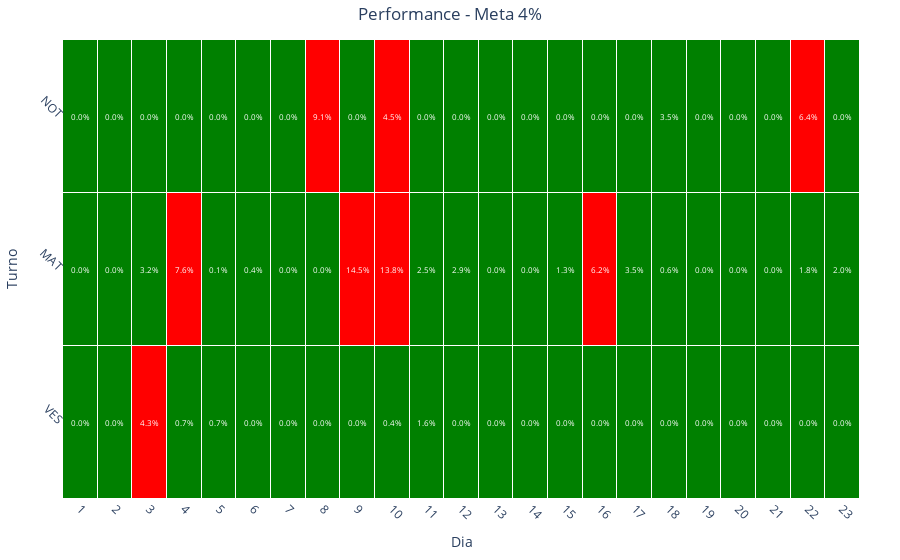

The cell this chart's notebook holds for it:
### Code cell
# cSpell: disable=invalid-name
def graph_heatmap_reparos(dataframe: pd.DataFrame, meta: int):
    # Converter 'data_registro' para datetime e criar uma nova coluna 'data_turno'

    dataframe["data_registro"] = pd.to_datetime(dataframe["data_registro"])

    dataframe["data_turno"] = dataframe["data_registro"].dt.strftime(
        "%Y-%m-%d"
    )

    # Agrupar por 'data_turno' e 'turno' e calcular a média da eficiência

    df_grouped = (
        dataframe.groupby(["data_turno", "turno"])["reparo"]
        .mean()
        .reset_index()
    )

    # Remodelar os dados para o formato de heatmap

    df_pivot = df_grouped.pivot(
        index="turno", columns="data_turno", values="reparo"
    )

    # Reordenar o índice do DataFrame
    df_pivot = df_pivot.reindex(["VES", "MAT", "NOT"])

    # Criar escala de cores personalizada
    colors = [[0, "green"], [0.04, "green"], [0.04, "red"], [1, "red"]]

    # Extrair apenas o dia da data
    df_pivot.columns = pd.to_datetime(df_pivot.columns).day

    # Criar o gráfico de calor
    fig = go.Figure(
        data=go.Heatmap(
            z=df_pivot.values,
            x=df_pivot.columns,
            y=df_pivot.index,
            colorscale=colors,
            zmin=0,
            zmax=1,  # Escala de valores de 0 a 1
            hoverongaps=False,
            hovertemplate="Turno: %{y}<br>Dia: %{x}<br>Valor: %{z:.1%}",
            showscale=False,  # Não mostrar a escala de cores
            xgap=1,  # Espaçamento entre os dias
            ygap=1,  # Espaçamento entre os turnos
        )
    )

    # Adicionar anotações com a média da eficiência
    # pylint: disable=consider-using-enumerate
    for i in range(len(df_pivot.index)):
        for j in range(len(df_pivot.columns)):
            fig.add_annotation(
                x=df_pivot.columns[j],
                y=df_pivot.index[i],
                text=f"{df_pivot.values[i, j]:.1%}",
                showarrow=False,
                font=dict(color="white", size=8),
            )

    # Definir o título do gráfico
    fig.update_layout(
        title=f"Performance - Meta {meta}%",
        xaxis_title="Dia",
        yaxis_title="Turno",
        title_x=0.5,  # Centralizar o título
        xaxis_nticks=31,  # Definir o número de dias
        xaxis=dict(
            tickmode="linear",
            tickvals=list(range(1, 32)),  # Definir os dias
            ticktext=list(range(1, 32)),  # Definir os dias
            tickangle=45,  # Rotacionar os dias
        ),
        yaxis=dict(
            tickmode="linear",
            tickangle=45,
        ),
        plot_bgcolor="white",
        margin=dict(t=40, b=40, l=40, r=40),
    )

    fig.show()


reparos_map = graph_heatmap_reparos(df_reparos, 4)

### Figure 1 — Plotly figure (JSON) as saved in the notebook; plotly's stock layout.template omitted (floating-point values rounded to 4 significant figures)
{"data": [{"colorscale": [[0, "green"], [0.04, "green"], [0.04, "red"], [1, "red"]], "hoverongaps": false, "hovertemplate": "Turno: %{y}<br>Dia: %{x}<br>Valor: %{z:.1%}", "showscale": false, "type": "heatmap", "x": [1, 2, 3, 4, 5, 6, 7, 8, 9, 10, 11, 12, 13, 14, 15, 16, 17, 18, 19, 20, 21, 22, 23], "xgap": 1, "y": ["VES", "MAT", "NOT"], "ygap": 1, "z": [[0, 0, 0.04286, 0.006548, 0.00744, 0, 0, 0, 0, 0.003869, 0.01637, 0, 0, 0, 0, 0, 0, 0, 0, 0, 0, 0, 0], [0, 0, 0.03244, 0.07636, 0.001488, 0.003571, 0, 0, 0.1452, 0.1384, 0.025, 0.02857, 0, 0, 0.01339, 0.06161, 0.03452, 0.00625, 0, 0, 0, 0.01827, 0.02019], [0, 0, 0, 0, 0, 0, 0, 0.09077, 0, 0.04478, 0, 0, 0, 0, 0, 0, 0, 0.03542, 0, 0, 0, 0.0641, 0]], "zmax": 1, "zmin": 0}], "layout": {"annotations": [{"font": {"color": "white", "size": 8}, "showarrow": false, "text": "0.0%", "x": 1, "y": "VES"}, {"font": {"color": "white", "size": 8}, "showarrow": false, "text": "0.0%", "x": 2, "y": "VES"}, {"font": {"color": "white", "size": 8}, "showarrow": false, "text": "4.3%", "x": 3, "y": "VES"}, {"font": {"color": "white", "size": 8}, "showarrow": false, "text": "0.7%", "x": 4, "y": "VES"}, {"font": {"color": "white", "size": 8}, "showarrow": false, "text": "0.7%", "x": 5, "y": "VES"}, {"font": {"color": "white", "size": 8}, "showarrow": false, "text": "0.0%", "x": 6, "y": "VES"}, {"font": {"color": "white", "size": 8}, "showarrow": false, "text": "0.0%", "x": 7, "y": "VES"}, {"font": {"color": "white", "size": 8}, "showarrow": false, "text": "0.0%", "x": 8, "y": "VES"}, {"font": {"color": "white", "size": 8}, "showarrow": false, "text": "0.0%", "x": 9, "y": "VES"}, {"font": {"color": "white", "size": 8}, "showarrow": false, "text": "0.4%", "x": 10, "y": "VES"}, {"font": {"color": "white", "size": 8}, "showarrow": false, "text": "1.6%", "x": 11, "y": "VES"}, {"font": {"color": "white", "size": 8}, "showarrow": false, "text": "0.0%", "x": 12, "y": "VES"}, {"font": {"color": "white", "size": 8}, "showarrow": false, "text": "0.0%", "x": 13, "y": "VES"}, {"font": {"color": "white", "size": 8}, "showarrow": false, "text": "0.0%", "x": 14, "y": "VES"}, {"font": {"color": "white", "size": 8}, "showarrow": false, "text": "0.0%", "x": 15, "y": "VES"}, {"font": {"color": "white", "size": 8}, "showarrow": false, "text": "0.0%", "x": 16, "y": "VES"}, {"font": {"color": "white", "size": 8}, "showarrow": false, "text": "0.0%", "x": 17, "y": "VES"}, {"font": {"color": "white", "size": 8}, "showarrow": false, "text": "0.0%", "x": 18, "y": "VES"}, {"font": {"color": "white", "size": 8}, "showarrow": false, "text": "0.0%", "x": 19, "y": "VES"}, {"font": {"color": "white", "size": 8}, "showarrow": false, "text": "0.0%", "x": 20, "y": "VES"}, {"font": {"color": "white", "size": 8}, "showarrow": false, "text": "0.0%", "x": 21, "y": "VES"}, {"font": {"color": "white", "size": 8}, "showarrow": false, "text": "0.0%", "x": 22, "y": "VES"}, {"font": {"color": "white", "size": 8}, "showarrow": false, "text": "0.0%", "x": 23, "y": "VES"}, {"font": {"color": "white", "size": 8}, "showarrow": false, "text": "0.0%", "x": 1, "y": "MAT"}, {"font": {"color": "white", "size": 8}, "showarrow": false, "text": "0.0%", "x": 2, "y": "MAT"}, {"font": {"color": "white", "size": 8}, "showarrow": false, "text": "3.2%", "x": 3, "y": "MAT"}, {"font": {"color": "white", "size": 8}, "showarrow": false, "text": "7.6%", "x": 4, "y": "MAT"}, {"font": {"color": "white", "size": 8}, "showarrow": false, "text": "0.1%", "x": 5, "y": "MAT"}, {"font": {"color": "white", "size": 8}, "showarrow": false, "text": "0.4%", "x": 6, "y": "MAT"}, {"font": {"color": "white", "size": 8}, "showarrow": false, "text": "0.0%", "x": 7, "y": "MAT"}, {"font": {"color": "white", "size": 8}, "showarrow": false, "text": "0.0%", "x": 8, "y": "MAT"}, {"font": {"color": "white", "size": 8}, "showarrow": false, "text": "14.5%", "x": 9, "y": "MAT"}, {"font": {"color": "white", "size": 8}, "showarrow": false, "text": "13.8%", "x": 10, "y": "MAT"}, {"font": {"color": "white", "size": 8}, "showarrow": false, "text": "2.5%", "x": 11, "y": "MAT"}, {"font": {"color": "white", "size": 8}, "showarrow": false, "text": "2.9%", "x": 12, "y": "MAT"}, {"font": {"color": "white", "size": 8}, "showarrow": false, "text": "0.0%", "x": 13, "y": "MAT"}, {"font": {"color": "white", "size": 8}, "showarrow": false, "text": "0.0%", "x": 14, "y": "MAT"}, {"font": {"color": "white", "size": 8}, "showarrow": false, "text": "1.3%", "x": 15, "y": "MAT"}, {"font": {"color": "white", "size": 8}, "showarrow": false, "text": "6.2%", "x": 16, "y": "MAT"}, {"font": {"color": "white", "size": 8}, "showarrow": false, "text": "3.5%", "x": 17, "y": "MAT"}, {"font": {"color": "white", "size": 8}, "showarrow": false, "text": "0.6%", "x": 18, "y": "MAT"}, {"font": {"color": "white", "size": 8}, "showarrow": false, "text": "0.0%", "x": 19, "y": "MAT"}, {"font": {"color": "white", "size": 8}, "showarrow": false, "text": "0.0%", "x": 20, "y": "MAT"}, {"font": {"color": "white", "size": 8}, "showarrow": false, "text": "0.0%", "x": 21, "y": "MAT"}, {"font": {"color": "white", "size": 8}, "showarrow": false, "text": "1.8%", "x": 22, "y": "MAT"}, {"font": {"color": "white", "size": 8}, "showarrow": false, "text": "2.0%", "x": 23, "y": "MAT"}, {"font": {"color": "white", "size": 8}, "showarrow": false, "text": "0.0%", "x": 1, "y": "NOT"}, {"font": {"color": "white", "size": 8}, "showarrow": false, "text": "0.0%", "x": 2, "y": "NOT"}, {"font": {"color": "white", "size": 8}, "showarrow": false, "text": "0.0%", "x": 3, "y": "NOT"}, {"font": {"color": "white", "size": 8}, "showarrow": false, "text": "0.0%", "x": 4, "y": "NOT"}, {"font": {"color": "white", "size": 8}, "showarrow": false, "text": "0.0%", "x": 5, "y": "NOT"}, {"font": {"color": "white", "size": 8}, "showarrow": false, "text": "0.0%", "x": 6, "y": "NOT"}, {"font": {"color": "white", "size": 8}, "showarrow": false, "text": "0.0%", "x": 7, "y": "NOT"}, {"font": {"color": "white", "size": 8}, "showarrow": false, "text": "9.1%", "x": 8, "y": "NOT"}, {"font": {"color": "white", "size": 8}, "showarrow": false, "text": "0.0%", "x": 9, "y": "NOT"}, {"font": {"color": "white", "size": 8}, "showarrow": false, "text": "4.5%", "x": 10, "y": "NOT"}, {"font": {"color": "white", "size": 8}, "showarrow": false, "text": "0.0%", "x": 11, "y": "NOT"}, {"font": {"color": "white", "size": 8}, "showarrow": false, "text": "0.0%", "x": 12, "y": "NOT"}, {"font": {"color": "white", "size": 8}, "showarrow": false, "text": "0.0%", "x": 13, "y": "NOT"}, {"font": {"color": "white", "size": 8}, "showarrow": false, "text": "0.0%", "x": 14, "y": "NOT"}, {"font": {"color": "white", "size": 8}, "showarrow": false, "text": "0.0%", "x": 15, "y": "NOT"}, {"font": {"color": "white", "size": 8}, "showarrow": false, "text": "0.0%", "x": 16, "y": "NOT"}, {"font": {"color": "white", "size": 8}, "showarrow": false, "text": "0.0%", "x": 17, "y": "NOT"}, {"font": {"color": "white", "size": 8}, "showarrow": false, "text": "3.5%", "x": 18, "y": "NOT"}, {"font": {"color": "white", "size": 8}, "showarrow": false, "text": "0.0%", "x": 19, "y": "NOT"}, {"font": {"color": "white", "size": 8}, "showarrow": false, "text": "0.0%", "x": 20, "y": "NOT"}, {"font": {"color": "white", "size": 8}, "showarrow": false, "text": "0.0%", "x": 21, "y": "NOT"}, {"font": {"color": "white", "size": 8}, "showarrow": false, "text": "6.4%", "x": 22, "y": "NOT"}, {"font": {"color": "white", "size": 8}, "showarrow": false, "text": "0.0%", "x": 23, "y": "NOT"}], "margin": {"b": 40, "l": 40, "r": 40, "t": 40}, "plot_bgcolor": "white", "title": {"text": "Performance - Meta 4%", "x": 0.5}, "xaxis": {"nticks": 31, "tickangle": 45, "tickmode": "linear", "ticktext": [1, 2, 3, 4, 5, 6, 7, 8, 9, 10, 11, 12, 13, 14, 15, 16, 17, 18, 19, 20, 21, 22, 23, 24, 25, 26, 27, 28, 29, 30, 31], "tickvals": [1, 2, 3, 4, 5, 6, 7, 8, 9, 10, 11, 12, 13, 14, 15, 16, 17, 18, 19, 20, 21, 22, 23, 24, 25, 26, 27, 28, 29, 30, 31], "title": {"text": "Dia"}}, "yaxis": {"tickangle": 45, "tickmode": "linear", "title": {"text": "Turno"}}}}
